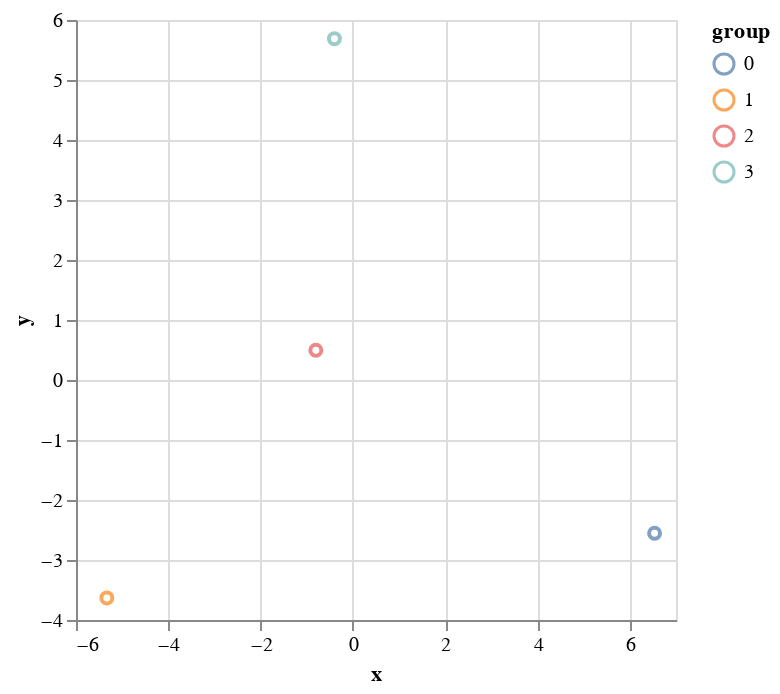

Notebook code cell kept with this figure:
### Markdown cell above
Sin embargo, no es especialmente esclarecedor para nuestro pequeño conjunto de datos ficticios. También podemos utilizar PCA para reducir nuestros vectores de párrafos n-dimensionales a 2 dimensiones y ver si se agrupan bien.

### Code cell
from sklearn.decomposition import PCA

def pca_2d(paragraph_matrix, groups):
    pca = PCA(n_components=2)
    reduced_dims = pca.fit_transform(paragraph_matrix)
    print(f"2-component PCA, explains {sum(pca.explained_variance_):.2f}% of variance")
    df = pd.DataFrame(reduced_dims, columns=["x", "y"])
    df["group"] = groups
    return df

example_2d = pca_2d(model.paragraph_matrix.data, ["0","1","2","3"])
alt.Chart(example_2d).mark_point().encode(x="x", y="y", color="group")

### Figure 1 — Vega-Lite specification as saved in the notebook (floating-point values rounded to 4 significant figures)
{"config": {"view": {"continuousWidth": 300, "continuousHeight": 300}}, "data": {"name": "data-67e89f90ba77a413cc3e679b92c42391"}, "mark": {"type": "point"}, "encoding": {"color": {"field": "group", "type": "nominal"}, "x": {"field": "x", "type": "quantitative"}, "y": {"field": "y", "type": "quantitative"}}, "$schema": "https://vega.github.io/schema/vega-lite/v5.16.3.json", "datasets": {"data-67e89f90ba77a413cc3e679b92c42391": [{"x": 6.536, "y": -2.553, "group": "0"}, {"x": -5.332, "y": -3.632, "group": "1"}, {"x": -0.8035, "y": 0.496, "group": "2"}, {"x": -0.4004, "y": 5.689, "group": "3"}]}}
